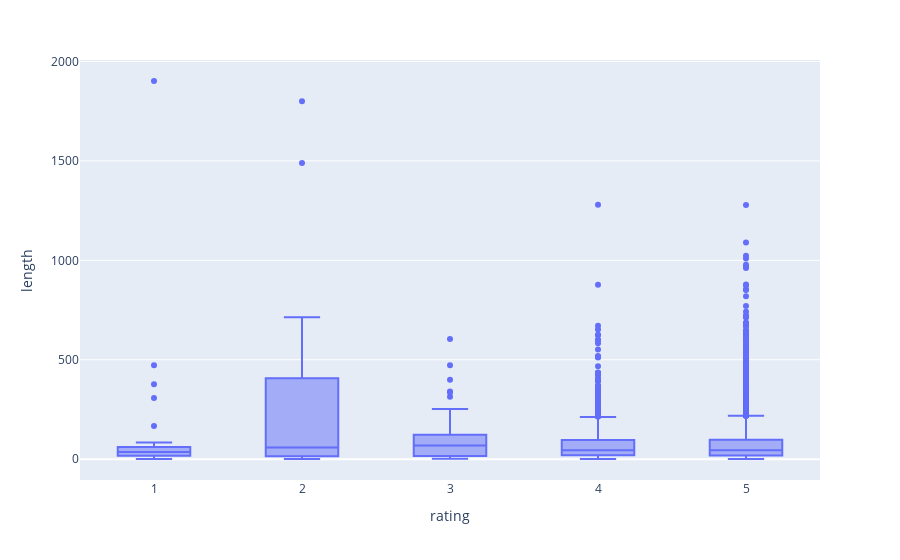

Here is the notebook cell this chart was saved with:
### Code cell
# The longest reviews have a rating of 1-2. Shortest reviews have a rating of 3. 

px.box(df, x = "rating", y = "length")

### Figure 1 — Plotly figure (JSON) as saved in the notebook; plotly's stock layout.template omitted (floating-point values rounded to 4 significant figures; data arrays with more than 128 entries replaced by an {"elided": "..."} marker saying what was removed)
{"data": [{"alignmentgroup": "True", "hovertemplate": "rating=%{x}<br>length=%{y}<extra></extra>", "legendgroup": "", "marker": {"color": "#636efa"}, "name": "", "notched": false, "offsetgroup": "", "orientation": "v", "showlegend": false, "type": "box", "x": {"elided": "10119 int values"}, "x0": " ", "xaxis": "x", "y": {"elided": "10119 int values"}, "y0": " ", "yaxis": "y"}], "layout": {"boxmode": "group", "legend": {"tracegroupgap": 0}, "margin": {"t": 60}, "xaxis": {"anchor": "y", "domain": [0, 1], "title": {"text": "rating"}}, "yaxis": {"anchor": "x", "domain": [0, 1], "title": {"text": "length"}}}}
